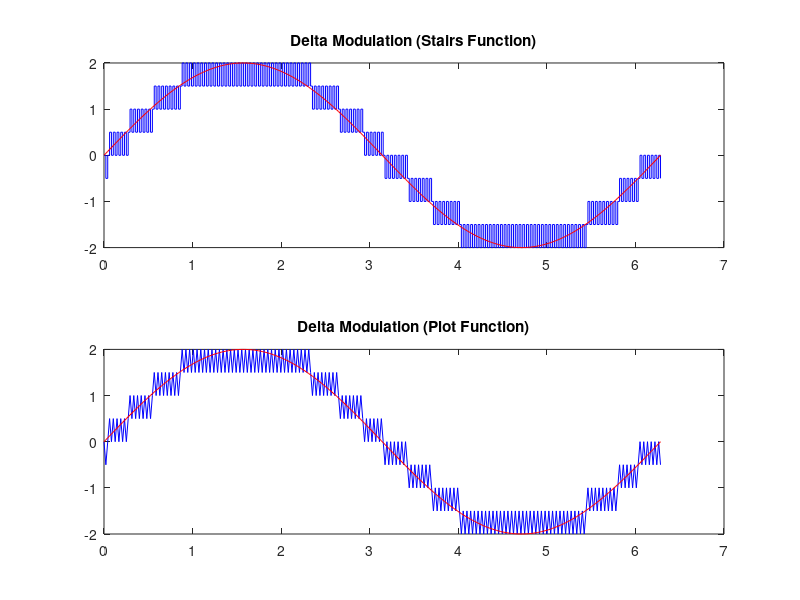

The MATLAB script that drew this image:
clc; clear; close all;

%Signal & Time
t = linspace(0,2*pi,300);
signal = 2*sin(t);
leng = length(signal);

%Modulation Step
delt = 0.5;

%Pre Allocation
deltaMod = zeros(1,leng);
modSteps = zeros(1,leng);
demodSteps = zeros(1,leng);

%Delta Modulation
for i = 1:leng-1
    if signal(i) > deltaMod(i)
        modSteps(i) = 1;
        deltaMod(i+1)=deltaMod(i) + delt;
    else
        modSteps(i) = 0;
        deltaMod(i+1) = deltaMod(i) - delt;
    end
end

%Modulation Plot
figure()
subplot(2,1,1);
stairs(t,deltaMod,'b');
hold on
plot(t,signal,'r');
hold off
title('Delta Modulation (Stairs Function)');
subplot(2,1,2);
plot(t,deltaMod,'b');
hold on
plot(t,signal,'r');
hold off
title('Delta Modulation (Plot Function)');
